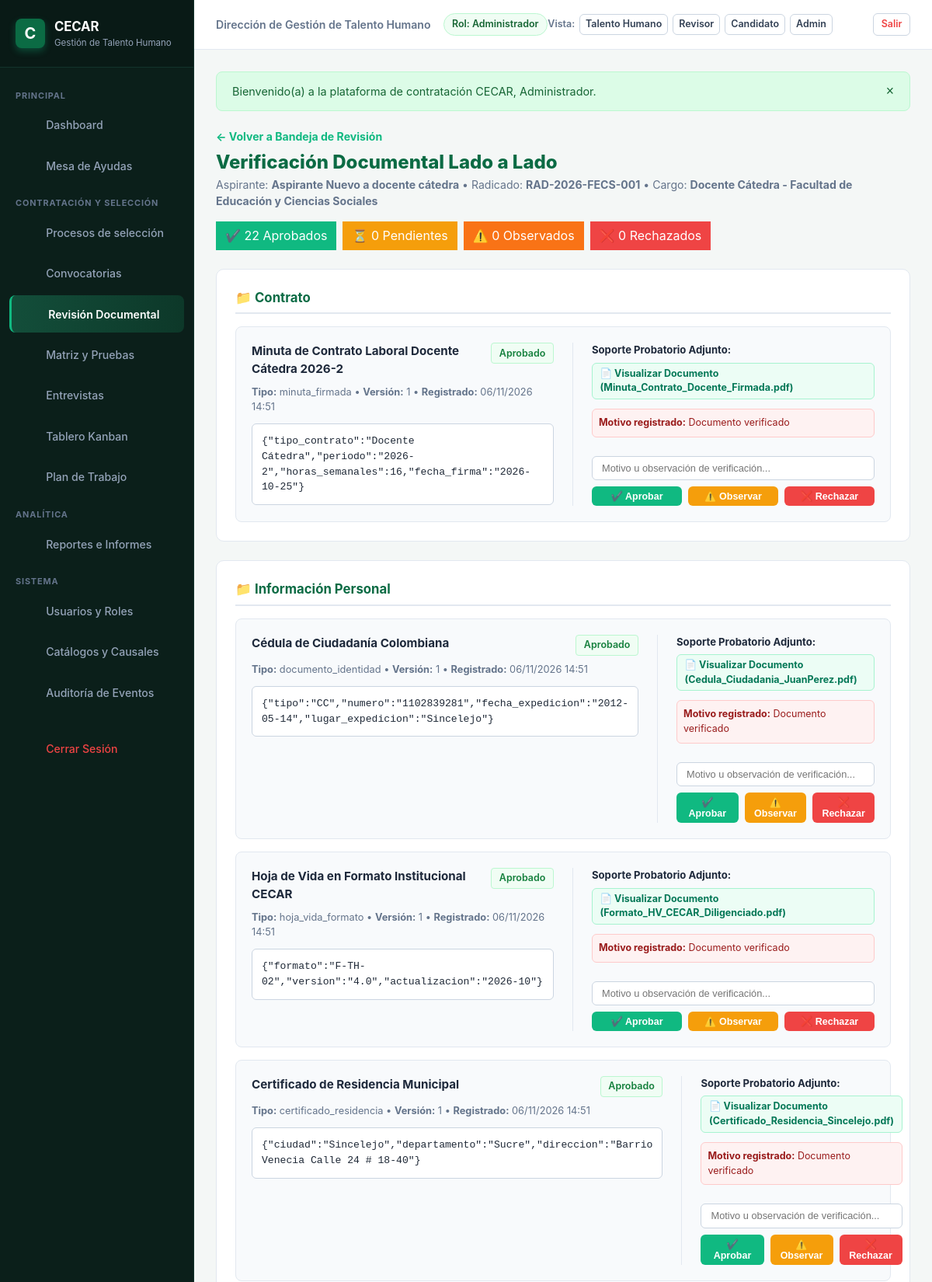
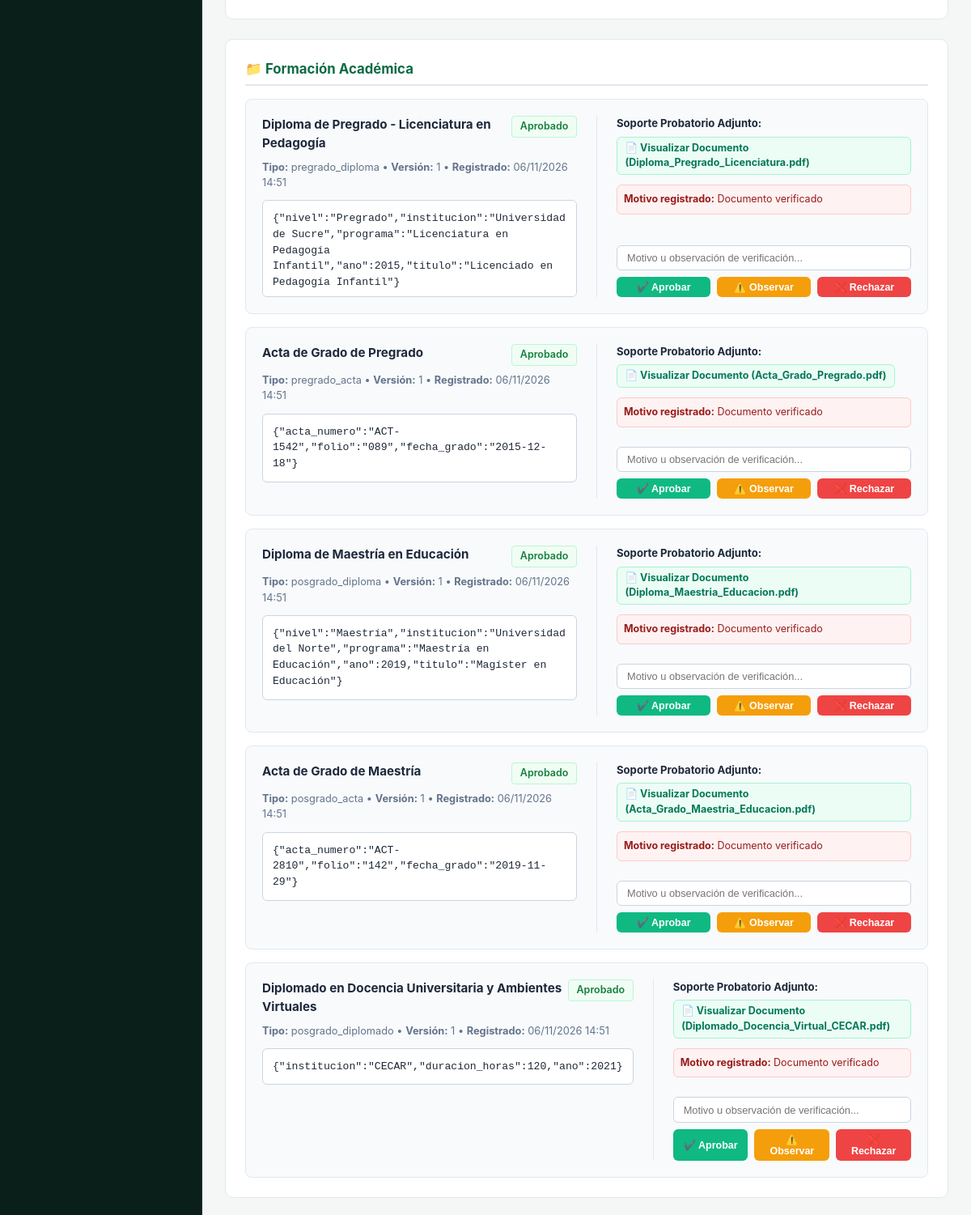
Screenshot of /index.php?c=Revision&a=expediente&id=1 (signed in, upper part) with the database file from the repository (2 pictures, top to bottom).
### tables this page shows
CREATE TABLE postulaciones (
    id INTEGER PRIMARY KEY AUTOINCREMENT,
    convocatoria_id INTEGER NOT NULL,
    usuario_id INTEGER NOT NULL,
    codigo_radicado VARCHAR(50) NOT NULL UNIQUE,
    estado VARCHAR(40) NOT NULL DEFAULT 'borrador', 
    -- borrador, enviada, en_revision, subsanacion_requerida, habilitada, no_habilitada, 
    -- preseleccionada, descartada, seleccionada, no_seleccionada, en_formalizacion, contratado, vinculado, retirada
    resultado_documental VARCHAR(30) NOT NULL DEFAULT 'pendiente', -- pendiente, conforme, observado, no_conforme
    porcentaje_avance INTEGER NOT NULL DEFAULT 0,
    version INTEGER NOT NULL DEFAULT 1,
    declaracion_veracidad INTEGER NOT NULL DEFAULT 0,
    fecha_declaracion DATETIME,
    fecha_postulacion DATETIME NOT NULL DEFAULT CURRENT_TIMESTAMP,
    fecha_envio DATETIME,
    motivo_descarte TEXT,
    causal_descarte_id VARCHAR(50),
    etapa_actual VARCHAR(50) NOT NULL DEFAULT 'revision_documental',
    banco_talento_consentimiento INTEGER NOT NULL DEFAULT 0,
    notas_internas TEXT,
    FOREIGN KEY (convocatoria_id) REFERENCES convocatorias(id),
    FOREIGN KEY (usuario_id) REFERENCES usuarios(id),
    UNIQUE (convocatoria_id, usuario_id)
);

CREATE TABLE usuarios (
    id INTEGER PRIMARY KEY AUTOINCREMENT,
    nombres VARCHAR(100) NOT NULL,
    apellidos VARCHAR(100) NOT NULL,
    tipo_documento VARCHAR(10) NOT NULL DEFAULT 'CC',
    numero_documento VARCHAR(30) NOT NULL UNIQUE,
    correo VARCHAR(150) NOT NULL UNIQUE,
    telefono VARCHAR(30),
    ciudad VARCHAR(100) DEFAULT 'Sincelejo',
    direccion VARCHAR(200),
    password_hash VARCHAR(255) NOT NULL,
    rol VARCHAR(30) NOT NULL DEFAULT 'candidato',
    dependencia_id INTEGER,
    cargo_interno VARCHAR(150),
    activo INTEGER NOT NULL DEFAULT 1,
    ultimo_acceso DATETIME,
    fecha_creacion DATETIME NOT NULL DEFAULT CURRENT_TIMESTAMP,
    FOREIGN KEY (rol) REFERENCES roles(id),
    FOREIGN KEY (dependencia_id) REFERENCES dependencias(id)
);

CREATE TABLE convocatorias (
    id INTEGER PRIMARY KEY AUTOINCREMENT,
    codigo VARCHAR(50) NOT NULL UNIQUE,
    cargo VARCHAR(150) NOT NULL,
    dependencia_id INTEGER NOT NULL,
    facultad VARCHAR(150) NOT NULL,
    programa VARCHAR(150),
    sede VARCHAR(100) NOT NULL DEFAULT 'Sincelejo',
    periodo_academico VARCHAR(20) NOT NULL DEFAULT '2026-2',
    vacantes INTEGER NOT NULL DEFAULT 1,
    modalidad VARCHAR(50) NOT NULL DEFAULT 'Tiempo Completo',
    tipo_convocatoria VARCHAR(50) NOT NULL DEFAULT 'Docente',
    descripcion TEXT,
    fecha_apertura DATETIME NOT NULL,
    fecha_cierre DATETIME NOT NULL,
    estado VARCHAR(30) NOT NULL DEFAULT 'borrador', -- borrador, publicada, cerrada, retirada
    motivo_retiro TEXT,
    creado_por INTEGER,
    fecha_creacion DATETIME NOT NULL DEFAULT CURRENT_TIMESTAMP,
    FOREIGN KEY (dependencia_id) REFERENCES dependencias(id),
    FOREIGN KEY (creado_por) REFERENCES usuarios(id)
);

CREATE TABLE items_hv (
    id INTEGER PRIMARY KEY AUTOINCREMENT,
    postulacion_id INTEGER NOT NULL,
    categoria VARCHAR(50) NOT NULL, 
    -- personal, formacion, laboral, docente, investigativa, licencias, complementaria, idiomas, competencias, publicaciones, reconocimientos, referencias, disponibilidad, seguridad_social, bancaria, antecedentes, contrato
    tipo_item VARCHAR(50) NOT NULL,
    titulo VARCHAR(200) NOT NULL,
    datos_json TEXT NOT NULL,
    version INTEGER NOT NULL DEFAULT 1,
    estado VARCHAR(30) NOT NULL DEFAULT 'borrador', -- borrador, enviado, aprobado, observado, rechazado
    requiere_subsanacion INTEGER NOT NULL DEFAULT 0,
    fecha_registro DATETIME NOT NULL DEFAULT CURRENT_TIMESTAMP,
    FOREIGN KEY (postulacion_id) REFERENCES postulaciones(id) ON DELETE CASCADE
);

CREATE TABLE soportes (
    id INTEGER PRIMARY KEY AUTOINCREMENT,
    item_hv_id INTEGER,
    postulacion_id INTEGER NOT NULL,
    nombre_original VARCHAR(255) NOT NULL,
    nombre_almacenado VARCHAR(255) NOT NULL,
    ruta VARCHAR(255) NOT NULL,
    mime VARCHAR(100) NOT NULL,
    tamano_bytes INTEGER NOT NULL,
    hash_sha256 VARCHAR(64),
    version INTEGER NOT NULL DEFAULT 1,
    fecha_carga DATETIME NOT NULL DEFAULT CURRENT_TIMESTAMP,
    FOREIGN KEY (item_hv_id) REFERENCES items_hv(id) ON DELETE SET NULL,
    FOREIGN KEY (postulacion_id) REFERENCES postulaciones(id) ON DELETE CASCADE
);

CREATE TABLE revisiones_item (
    id INTEGER PRIMARY KEY AUTOINCREMENT,
    item_hv_id INTEGER NOT NULL,
    revisor_id INTEGER NOT NULL,
    resultado VARCHAR(30) NOT NULL, -- aprobado, observado, rechazado
    motivo VARCHAR(200),
    observacion TEXT,
    fecha_revision DATETIME NOT NULL DEFAULT CURRENT_TIMESTAMP,
    FOREIGN KEY (item_hv_id) REFERENCES items_hv(id) ON DELETE CASCADE,
    FOREIGN KEY (revisor_id) REFERENCES usuarios(id)
);

### views/revision/expediente.php (the view, shortened to what the rows shown need)
<div style="margin-bottom: 1.5rem; display: flex; justify-content: space-between; align-items: flex-start; flex-wrap: wrap; gap: 1rem;">
    <div>
        <h1 style="color: #0b6b44; font-size: 1.5rem; font-weight: 800; margin-top: 0.25rem;">
            Verificación Documental Lado a Lado
        </h1>
        <p style="color: #64748b; font-size: 0.88rem;">
            Aspirante: <strong><?= htmlspecialchars($postulacion['nombres'] . ' ' . $postulacion['apellidos'], ENT_QUOTES, 'UTF-8') ?></strong> &bull;
            Radicado: <strong><?= htmlspecialchars($postulacion['codigo_radicado'], ENT_QUOTES, 'UTF-8') ?></strong> &bull;
            Cargo: <strong><?= htmlspecialchars($postulacion['convocatoria_cargo'], ENT_QUOTES, 'UTF-8') ?></strong>
        </p>
    </div>
    <div style="display: flex; gap: 0.5rem; align-items: center;">
        <span class="badge" style="background: #10b981; color: #fff; padding: 0.4rem 0.75rem;">✔️ <?= $aprobados ?> Aprobados</span>
        <span class="badge" style="background: #f59e0b; color: #fff; padding: 0.4rem 0.75rem;">⏳ <?= $pendientes ?> Pendientes</span>
        <span class="badge" style="background: #f97316; color: #fff; padding: 0.4rem 0.75rem;">⚠️ <?= $observados ?> Observados</span>
        <span class="badge" style="background: #ef4444; color: #fff; padding: 0.4rem 0.75rem;">❌ <?= $rechazados ?> Rechazados</span>
    </div>
</div>
<div style="display: flex; flex-direction: column; gap: 1.5rem;">
    <?php foreach ($itemsPorCategoria as $catKey => $catData): ?>
        <?php if (!empty($catData['items'])): ?>
            <div style="background: #ffffff; border: 1px solid var(--border-color); border-radius: 10px; padding: 1.5rem;">
                <h3 style="font-size: 1.05rem; font-weight: 700; color: #0b6b44; border-bottom: 2px solid #e2e8f0; padding-bottom: 0.4rem; margin-bottom: 1rem;">
                    📁 <?= htmlspecialchars($catData['titulo'], ENT_QUOTES, 'UTF-8') ?>
                </h3>
                <div style="display: flex; flex-direction: column; gap: 1rem;">
                    <?php foreach ($catData['items'] as $item): ?>
                        <div style="background: #f8fafc; border: 1px solid #e2e8f0; border-radius: 8px; padding: 1.25rem; display: grid; grid-template-columns: 1fr 1fr; gap: 1.5rem;">
                            <div>
                                <div style="display: flex; justify-content: space-between; align-items: flex-start; margin-bottom: 0.5rem;">
                                    <h4 style="font-size: 0.95rem; font-weight: 700; color: #1e293b;"><?= htmlspecialchars($item['titulo'], ENT_QUOTES, 'UTF-8') ?></h4>
                                    <?= FormatHelper::badgeEstado($item['estado']) ?>
                                </div>
                                <div style="font-size: 0.8rem; color: #64748b; margin-bottom: 0.75rem;">
                                    <strong>Tipo:</strong> <?= htmlspecialchars($item['tipo_item'], ENT_QUOTES, 'UTF-8') ?> &bull;
                                    <strong>Versión:</strong> <?= $item['version'] ?> &bull;
                                    <strong>Registrado:</strong> <?= FormatHelper::fecha($item['fecha_registro']) ?>
                                </div>
                                <div style="background: #ffffff; border: 1px solid #cbd5e1; border-radius: 6px; padding: 0.75rem; font-size: 0.82rem; font-family: monospace; max-height: 120px; overflow-y: auto;">
                                    <?= htmlspecialchars($item['datos_json'], ENT_QUOTES, 'UTF-8') ?>
                                </div>
                            </div>
                            <div style="border-left: 1px solid #e2e8f0; padding-left: 1.5rem; display: flex; flex-direction: column; justify-content: space-between;">
                                <div>
                                    <strong style="display: block; font-size: 0.82rem; color: #1e293b; margin-bottom: 0.35rem;">Soporte Probatorio Adjunto:</strong>
                                    <?php if (!empty($item['soporte_id'])): ?>
                                        <div style="display: flex; align-items: center; gap: 0.5rem; margin-bottom: 0.75rem;">
                                            <a href="<?= BASE_URL ?>/index.php?c=Descarga&a=ver&id=<?= $item['soporte_id'] ?>" target="_blank" class="btn btn-secondary btn-sm" style="background: #ecfdf5; border-color: #a7f3d0; color: #047857; font-weight: 700;">
                                                📄 Visualizar Documento (<?= htmlspecialchars($item['nombre_original'], ENT_QUOTES, 'UTF-8') ?>)
                                            </a>
                                        </div>
                                    <?php else: ?>
                                        <span style="color: #ef4444; font-size: 0.82rem; font-weight: 600;">⚠️ Sin archivo adjunto</span>
                                    <?php endif; ?>
                                    <?php if (!empty($item['revision_motivo'])): ?>
                                        <div style="background: #fef2f2; border: 1px solid #fecaca; border-radius: 6px; padding: 0.5rem; font-size: 0.78rem; color: #991b1b; margin-bottom: 0.75rem;">
                                            <strong>Motivo registrado:</strong> <?= htmlspecialchars($item['revision_motivo'], ENT_QUOTES, 'UTF-8') ?>
                                        </div>
                                    <?php endif; ?>
                                </div>
                                <form action="<?= BASE_URL ?>/index.php?c=Revision&a=calificarItem" method="POST" style="margin-top: 0.75rem;">
                                    <div style="margin-bottom: 0.5rem;">
                                        <input type="text" name="motivo" placeholder="Motivo u observación de verificación..." class="filter-control" style="width: 100%; font-size: 0.8rem;">
                                    </div>
                                    <div style="display: flex; gap: 0.5rem;">
                                        <button type="submit" name="resultado" value="aprobado" class="btn btn-success btn-sm" style="flex: 1;">
                                            ✔️ Aprobar
                                        </button>
                                        <button type="submit" name="resultado" value="observado" class="btn btn-warning btn-sm" style="flex: 1; background: #f59e0b; color: #fff;">
                                            ⚠️ Observar
                                        </button>
                                        <button type="submit" name="resultado" value="rechazado" class="btn btn-danger btn-sm" style="flex: 1;">
                                            ❌ Rechazar
                                        </button>
                                    </div>
                                </form>
                            </div>
                        </div>
                    <?php endforeach; ?>
                </div>
            </div>
        <?php endif; ?>
    <?php endforeach; ?>
</div>

### app/Helpers/FormatHelper.php (shortened to what the rows shown need)
<?php
class FormatHelper {
    public static function fecha(?string $datetime, string $format = 'd/m/Y H:i'): string {
        $time = strtotime($datetime);
        return date($format, $time);
    }
    public static function badgeEstado(string $estado): string {
        $key = strtolower(trim($estado));
        $enum = EstadoPostulacion::tryFrom($key);
        if ($enum) {
            $label = $enum->label();
            $colors = $enum->badgeColors();
        } else {
            $map = [
                'aprobado' => ['bg' => '#f0fdf4', 'text' => '#15803d', 'border' => '#bbf7d0', 'label' => 'Aprobado'],
                'en_proceso' => ['bg' => '#fffbeb', 'text' => '#b45309', 'border' => '#fde68a', 'label' => 'En proceso'],
                'firmado' => ['bg' => '#ecfdf5', 'text' => '#047857', 'border' => '#a7f3d0', 'label' => 'Firmado'],
                'pendiente' => ['bg' => '#fffbeb', 'text' => '#b45309', 'border' => '#fde68a', 'label' => 'Pendiente'],
                'observado' => ['bg' => '#fff7ed', 'text' => '#c2410c', 'border' => '#ffedd5', 'label' => 'Observado'],
                'rechazado' => ['bg' => '#fef2f2', 'text' => '#b91c1c', 'border' => '#fecaca', 'label' => 'Rechazado'],
                'conforme' => ['bg' => '#f0fdf4', 'text' => '#15803d', 'border' => '#bbf7d0', 'label' => 'Conforme'],
                'no_conforme' => ['bg' => '#fef2f2', 'text' => '#b91c1c', 'border' => '#fecaca', 'label' => 'No Conforme']
            ];
            $colors = $map[$key] ?? ['bg' => '#f8fafc', 'text' => '#475569', 'border' => '#e2e8f0', 'label' => ucfirst($estado)];
            $label = $colors['label'];
        }
        return sprintf(
            '<span class="badge" style="background-color: %s; color: %s; border: 1px solid %s; padding: 0.2rem 0.6rem; border-radius: 4px; font-size: 0.78rem; font-weight: 600; display: inline-flex; align-items: center; gap: 0.25rem;">%s</span>',
            $colors['bg'],
            $colors['text'],
            $colors['border'],
            htmlspecialchars($label, ENT_QUOTES, 'UTF-8')
        );
    }
}

### rows the page displays
postulaciones: usuario.apellidos "Aspirante Nuevo a docente cátedra", codigo_radicado "RAD-2026-FECS-001", convocatoria.cargo "Docente Cátedra - Facultad de Educación y Ciencias Sociales"
items_hv: requiere_subsanacion "0"
items_hv: titulo "Minuta de Contrato Laboral Docente Cátedra 2026-2", estado "Aprobado", tipo_item "minuta_firmada", version "1", fecha_registro "06/11/2026 14:51", datos_json "{\"tipo_contrato\":\"Docente Cátedra\",\"periodo\":\"2026-2\",\"horas_semanales\":16,\"fecha_firma\":\"2026-10-25\"}", soportes.nombre_original "Minuta_Contrato_Docente_Firmada.pdf", revisiones_item.motivo "Documento verificado"
items_hv: titulo "Cédula de Ciudadanía Colombiana", estado "Aprobado", tipo_item "documento_identidad", version "1", fecha_registro "06/11/2026 14:51", datos_json "{\"tipo\":\"CC\",\"numero\":\"1102839281\",\"fecha_expedicion\":\"2012-05-14\",\"lugar_expedicion\":\"Sincelejo\"}", soportes.nombre_original "Cedula_Ciudadania_JuanPerez.pdf", revisiones_item.motivo "Documento verificado"
items_hv: titulo "Hoja de Vida en Formato Institucional CECAR", estado "Aprobado", tipo_item "hoja_vida_formato", version "1", fecha_registro "06/11/2026 14:51", datos_json "{\"formato\":\"F-TH-02\",\"version\":\"4.0\",\"actualizacion\":\"2026-10\"}", soportes.nombre_original "Formato_HV_CECAR_Diligenciado.pdf", revisiones_item.motivo "Documento verificado"
items_hv: titulo "Certificado de Residencia Municipal", estado "Aprobado", tipo_item "certificado_residencia", version "1", fecha_registro "06/11/2026 14:51", datos_json "{\"ciudad\":\"Sincelejo\",\"departamento\":\"Sucre\",\"direccion\":\"Barrio Venecia Calle 24 # 18-40\"}", soportes.nombre_original "Certificado_Residencia_Sincelejo.pdf", revisiones_item.motivo "Documento verificado"
items_hv: titulo "Diploma de Pregrado - Licenciatura en Pedagogía", estado "Aprobado", tipo_item "pregrado_diploma", version "1", fecha_registro "06/11/2026 14:51", datos_json "{\"nivel\":\"Pregrado\",\"institucion\":\"Universidad de Sucre\",\"programa\":\"Licenciatura en Pedagogía Infantil\",\"ano\":2015,\"titulo\":\"Licenciado en Pedagogía Infantil\"}", soportes.nombre_original "Diploma_Pregrado_Licenciatura.pdf", revisiones_item.motivo "Documento verificado"
items_hv: titulo "Acta de Grado de Pregrado", estado "Aprobado", tipo_item "pregrado_acta", version "1", fecha_registro "06/11/2026 14:51", datos_json "{\"acta_numero\":\"ACT-1542\",\"folio\":\"089\",\"fecha_grado\":\"2015-12-18\"}", soportes.nombre_original "Acta_Grado_Pregrado.pdf", revisiones_item.motivo "Documento verificado"
items_hv: titulo "Diploma de Maestría en Educación", estado "Aprobado", tipo_item "posgrado_diploma", version "1", fecha_registro "06/11/2026 14:51", datos_json "{\"nivel\":\"Maestría\",\"institucion\":\"Universidad del Norte\",\"programa\":\"Maestría en Educación\",\"ano\":2019,\"titulo\":\"Magíster en Educación\"}", soportes.nombre_original "Diploma_Maestria_Educacion.pdf", revisiones_item.motivo "Documento verificado"
items_hv: titulo "Acta de Grado de Maestría", estado "Aprobado", tipo_item "posgrado_acta", version "1", fecha_registro "06/11/2026 14:51", datos_json "{\"acta_numero\":\"ACT-2810\",\"folio\":\"142\",\"fecha_grado\":\"2019-11-29\"}", soportes.nombre_original "Acta_Grado_Maestria_Educacion.pdf", revisiones_item.motivo "Documento verificado"
items_hv: titulo "Diplomado en Docencia Universitaria y Ambientes Virtuales", estado "Aprobado", tipo_item "posgrado_diplomado", version "1", fecha_registro "06/11/2026 14:51", datos_json "{\"institucion\":\"CECAR\",\"duracion_horas\":120,\"ano\":2021}", soportes.nombre_original "Diplomado_Docencia_Virtual_CECAR.pdf", revisiones_item.motivo "Documento verificado"

### other values shown
AuthHelper::getDependenciaNombre() "Dirección de Gestión de Talento Humano"
AuthHelper::getRolNombre() "Administrador"
$f['mensaje'] "Bienvenido(a) a la plataforma de contratación CECAR, Administrador."
$aprobados "22"
$catData['titulo'] "Contrato"
$catData['titulo'] "Información Personal"
$catData['titulo'] "Formación Académica"
